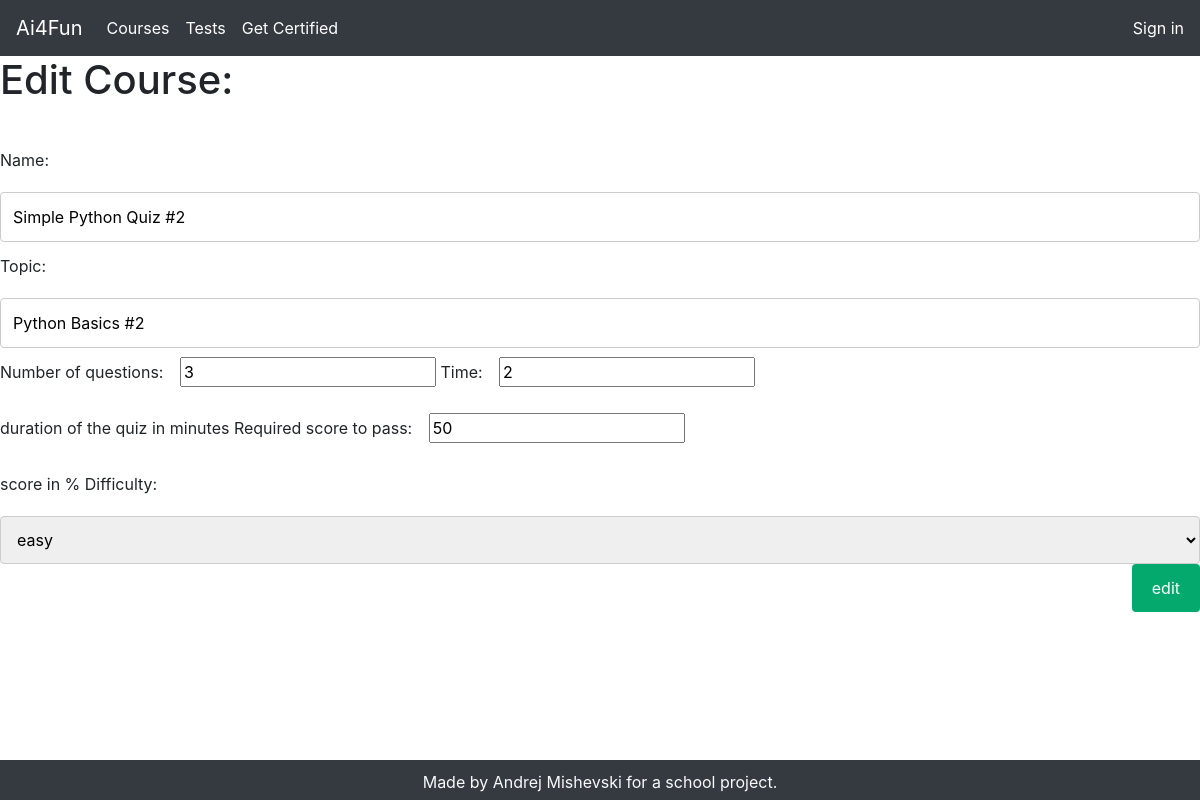
Before: /edit_test/2 with the older database file.
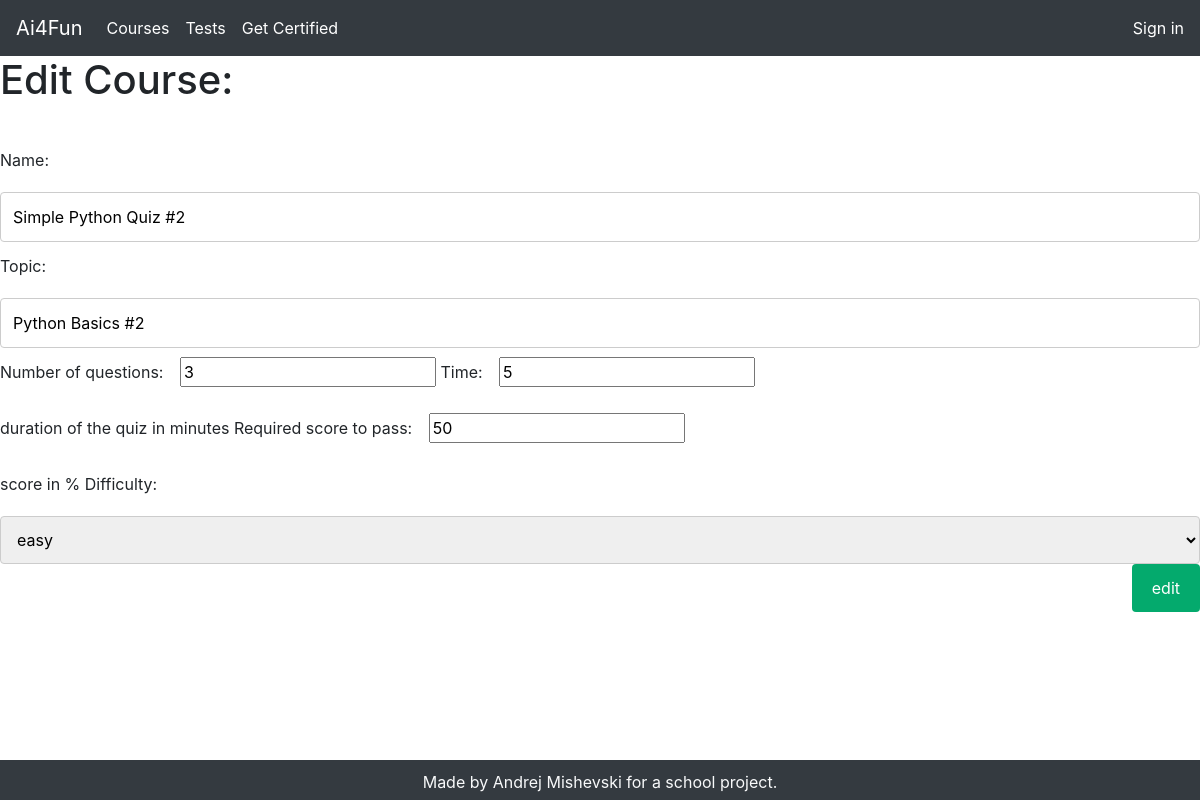
After: the same page with the newer database file.
### quiz_module/models.py (models this page shows, shortened)
class Quiz(models.Model):
    name = models.CharField(max_length=120)
    topic = models.CharField(max_length=120)
    number_of_questions = models.IntegerField()
    time = models.IntegerField(help_text="duration of the quiz in minutes")
    required_score_to_pass = models.IntegerField(help_text="score in %")
    difficulty = models.CharField(max_length=6, choices=DIFF_CHOICES)
    class Meta:
        verbose_name_plural = 'Quizes'

### quiz_module/views.py (the view)
# urls.py: path('edit_test/<pk>', edit_quiz, name='edit-quiz'),
def edit_quiz(request, pk):
    quiz = Quiz.objects.get(pk=pk)
    form = QuizForm(request.POST or None, instance=quiz)
    if form.is_valid():
        form.save()
        return redirect('/tests')
    context = {'quiz': quiz, 'form': form}
    return render(request, 'appPages/EditQuiz.html', context)

### quiz_module/forms.py
class QuizForm(ModelForm):
    class Meta:
        model = Quiz
        fields = '__all__'

### templates/appPages/EditQuiz.html (shortened to what this page needs)
{% extends "appPages/base.html" %}
{% block content %}
    <h1>Edit Course:</h1>
<br>
<form method=POST>
    {{ form }}
    <input type="submit" value="edit" class="btn btn-secondary">
</form>
{% endblock %}

Changed rows visible on the page:
changed Quiz "Simple Python Quiz #2": time "2" → "5"
